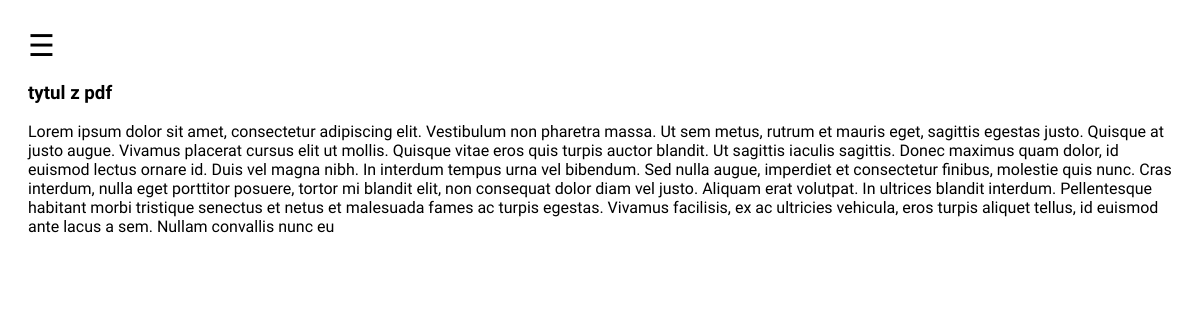
Screenshot of /text/10/ with the database file from the repository.
### web/models.py (models this page shows, shortened)
class Text(models.Model):
    tittle = models.CharField(max_length=200)
    text = models.TextField()
    pdf = models.FileField(upload_to='media_cdn', default=None, null=True)
    data = models.DateTimeField(auto_now=False, auto_now_add=True)

### web/views.py (the view)
# urls.py: path('text/<int:id>/', views.press_detail, name='press_detail'),
def press_detail(request, id):
    text = get_object_or_404(Text, id=id)
    context = {
        'text':text,
    }
    return render(request, 'press_detail.html', context)

### templates/press_detail.html (shortened to what this page needs)
{% extends 'base.html' %}
{% load static %}
{% block content %}
<div>
    <h3>{{ text.tittle }}</h3>
    <p>{{ text.text }}</p>
</div>
{% endblock content %}

### static/portfolio/style.css (style rules this page uses)
body { font-family: 'Brygada 1918', sans-serif; }

### rows the page displays
Text: tittle "tytul z pdf", text "Lorem ipsum dolor sit amet, consectetur adipiscing elit. Vestibulum non pharetra massa. Ut sem metus, rutrum et mauris eget, sagittis egestas justo. Quisque at justo augue. Vivamus placerat cursus elit ut mollis. Quisque vitae eros quis turpis auctor blandit. Ut sagittis iaculis sagittis. Donec maximus quam dolor, id euismod lectus ornare id. Duis vel magna nibh. In interdum tempus urna vel bibendum. Sed nulla augue, imperdiet et consectetur finibus, molestie quis nunc. Cras interdum, nulla eget porttitor posuere, tortor mi blandit elit, non consequat dolor diam vel justo. Aliquam erat volutpat. In ultrices blandit interdum. Pellentesque habitant morbi tristique senectus et netus et…"
